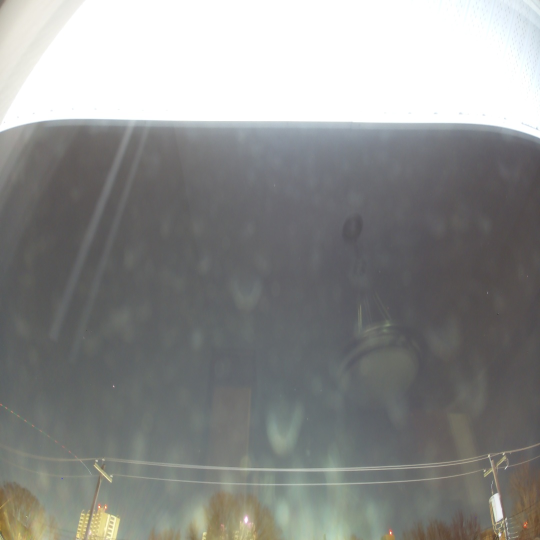
#> input picture camera_obstruction_detection/test_imgs/20240309T100422Z.jpg, 1080 x 1080 px (shown at 1/2 size); its folder holds only this picture in this run
$ python detect.py   (older library calls are emulated)
#> lines starting #> are read from the running program, lines starting #| are printed output that depends on the picture; after the words box and inside, x2 and y2 are one past the last pixel; in counts of white or black regions, pixels touching at a corner belong together
#> further down, img is the input picture: shape (1080, 1080, 3); mean B, G, R 140.5, 142.2, 141
import cv2
import numpy as np
import os

def perfrom_dilataion(img, size=2, shape=cv2.MORPH_RECT):
    '''
        Perfrom dilation on an image
    '''
    dilation_shape = shape
    dilatation_size = size
    # set the kernal to be used during dilation
    element = cv2.getStructuringElement(dilation_shape, (2 * dilatation_size + 1, 2 * dilatation_size + 1),(dilatation_size, dilatation_size))
    # perform and return the result of the image dilation
    return cv2.dilate(img, element)

def get_edges(img, detection_type="canny"):
    '''
        Perfrom the specified edge detection operation on the image\n
        By default this will be canny edge detection
    '''
    if detection_type == "canny":
        # Setting parameter values
        t_lower = 50  # Lower Threshold
        t_upper = 150  # Upper threshold

        edge = cv2.Canny(img, t_lower, t_upper)

    elif detection_type == "sobel":
        gray = cv2.cvtColor(img, cv2.COLOR_BGR2GRAY)
        scale = 1
        delta = 0
        ddepth = cv2.CV_16S
        grad_x = cv2.Sobel(gray, ddepth, 1, 0, ksize=3, scale=scale, delta=delta, borderType=cv2.BORDER_DEFAULT)
        # Gradient-Y
        grad_y = cv2.Sobel(gray, ddepth, 0, 1, ksize=3, scale=scale, delta=delta, borderType=cv2.BORDER_DEFAULT)

        abs_grad_x = cv2.convertScaleAbs(grad_x)
        abs_grad_y = cv2.convertScaleAbs(grad_y)

        edge = cv2.addWeighted(abs_grad_x, 0.5, abs_grad_y, 0.5, 0)
    else:
        return img

    return edge

def detect_obstruction(img, verbose=False):
    '''
        Given an image taken by a camera, detect if there is something obstructing the view
    '''
#> called with verbose = True
    img_w, img_h = 640, 640
    img = cv2.resize(img, (img_h, img_w))
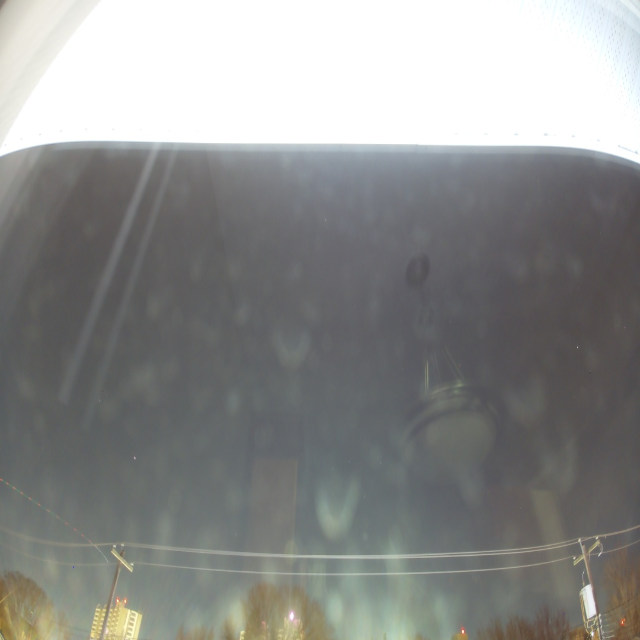
#> img: shape (640, 640, 3); mean of channels 0, 1, 2 140.5, 142.1, 141; drawn as B, G, R
    img = cv2.GaussianBlur(img, [9, 9], 1)


    # Applying the Canny Edge filter
    edge = get_edges(img)
#> in get_edges, `edge = cv2.Canny(img, t_lower, t_upper)`:
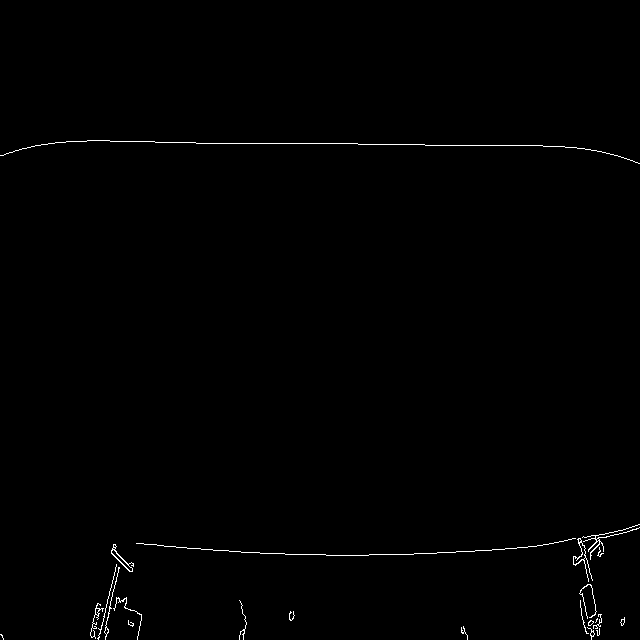
#> edge: shape (640, 640); 0.55% white in thin lines or dots, all inside (x1, y1, x2, y2) = (0, 140, 640, 640)

    # dilate the binary image
    edge = perfrom_dilataion(edge)
#> in perfrom_dilataion, `return cv2.dilate(img, element)`:
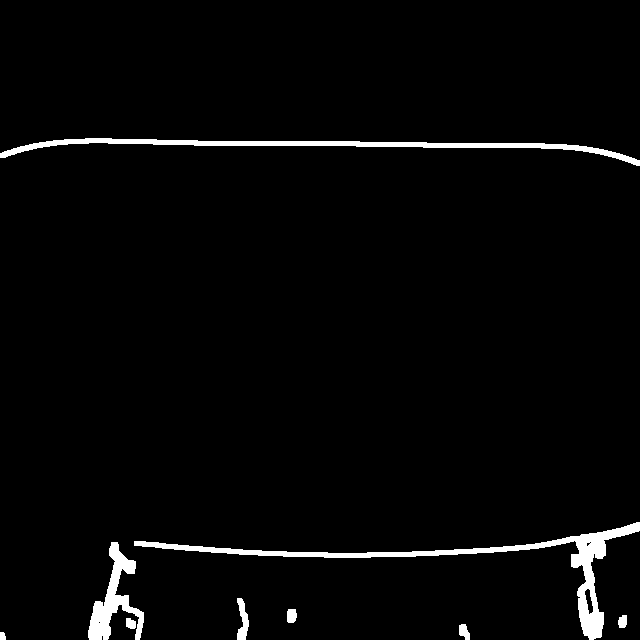
#> returned value: shape (640, 640); 2.6% white; 9 white regions

    # get all the contours of the binary image
    contours, hierarchy = cv2.findContours(edge, cv2.RETR_EXTERNAL, cv2.CHAIN_APPROX_NONE)
#> contours = 9 contours; largest, box (x1, y1, x2, y2) and area: (134, 522, 640, 640) 4188, (0, 138, 640, 166) 2708, (88, 542, 144, 640) 1804, (237, 598, 249, 640) 254, (287, 609, 297, 623) 105

    # if no contours were detected we cannot make any conclusions
    if len(contours) == 0:
        return False

    c = max(contours, key = cv2.contourArea)
#> c = contour of 1247 points, box (x1, y1, x2, y2) (134, 522, 640, 640), area 4188

    # get the area taken up by the contours
    tot_area = sum(cv2.contourArea(contour) for contour in contours)
#> tot_area = 9347
    max_area = cv2.contourArea(c)
#> max_area = 4188.5
    max_p = max_area / (img_w * img_h)
#> max_p = 0.0102
    tot_p = tot_area / (img_w * img_h)
#> tot_p = 0.0228


    if verbose:
        print(f"Max Contour area: {max_area}, Total contour area: {tot_area}")
#| Max Contour area: 4188.5, Total contour area: 9347.0
        print(f"Max Contour percent: {max_p * 100:.1f}%, Total contour percent: {tot_p * 100:.1f}%")
#| Max Contour percent: 1.0%, Total contour percent: 2.3%

        cv2.drawContours(img, contours, -1, (0, 125, 0), 3)
        cv2.drawContours(img, [c], -1, (0, 0, 255), 3)
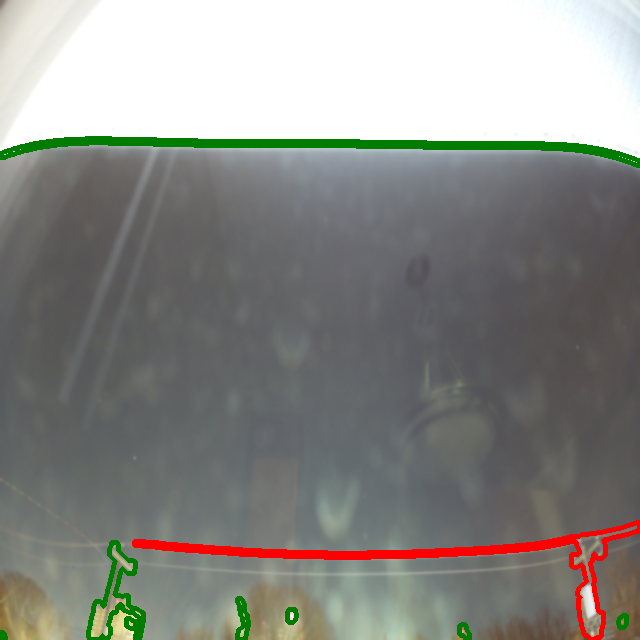
#> img: shape (640, 640, 3); mean of channels 0, 1, 2 134.6, 138.7, 138.6; drawn as B, G, R

        cv2.imshow('Contours', img)
        cv2.imshow('original', img)
        cv2.imshow('edge', edge)
        cv2.waitKey(0)
        cv2.destroyAllWindows()

    return tot_p > 0.10


if __name__ == "__main__":
    for root, dir, files in os.walk("test_imgs"):
        for file in files:
            img = cv2.imread(os.path.join(root, file))
            print(detect_obstruction(img, True))
#| False

$ run again, on camera_obstruction_detection/test_imgs/cloudy.jpg
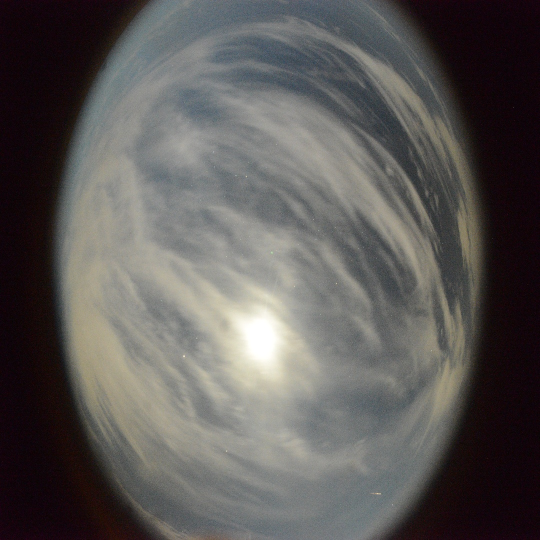
#> input picture camera_obstruction_detection/test_imgs/cloudy.jpg, 1080 x 1080 px (shown at 1/2 size)
#> img is the input picture: shape (1080, 1080, 3); mean B, G, R 87.5, 89.5, 92.4
#> in get_edges, `edge = cv2.Canny(img, t_lower, t_upper)`:
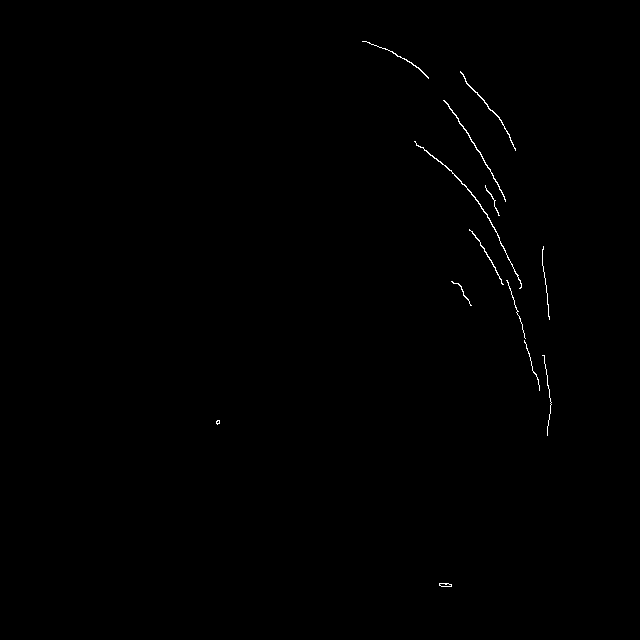
#> edge: shape (640, 640); 0.28% white in thin lines or dots, all inside (x1, y1, x2, y2) = (216, 41, 552, 587)
#> contours = 11 contours; largest, box (x1, y1, x2, y2) and area: (412, 139, 524, 291) 1122, (467, 227, 542, 393) 1017, (441, 98, 508, 204) 728, (458, 69, 518, 153) 602, (360, 39, 431, 81) 456
#> c = contour of 335 points, box (x1, y1, x2, y2) (412, 139, 524, 291), area 1122
#> tot_area = 5230.5
#> max_area = 1122.5
#> max_p = 0.00274
#> tot_p = 0.0128
#| Max Contour area: 1122.5, Total contour area: 5230.5
#| Max Contour percent: 0.3%, Total contour percent: 1.3%
#> in detect_obstruction, `cv2.drawContours(img, [c], -1, (0, 0, 255), 3)`:
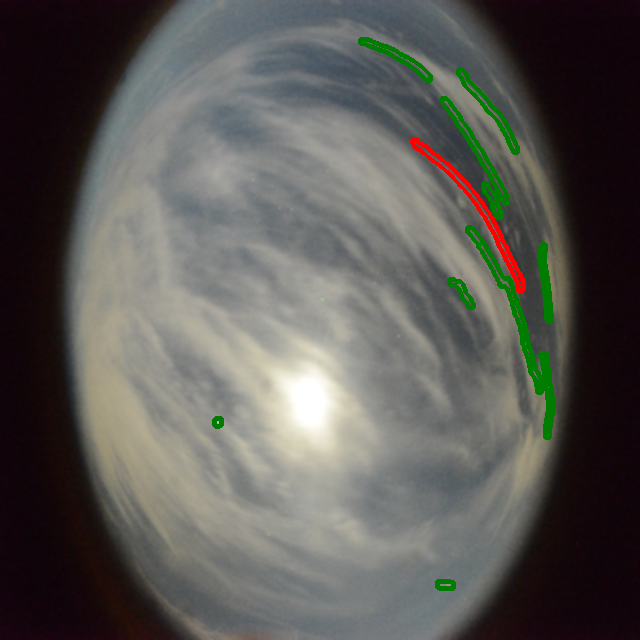
#> img: shape (640, 640, 3); mean of channels 0, 1, 2 85.4, 89.5, 91.3; drawn as B, G, R
#| False
